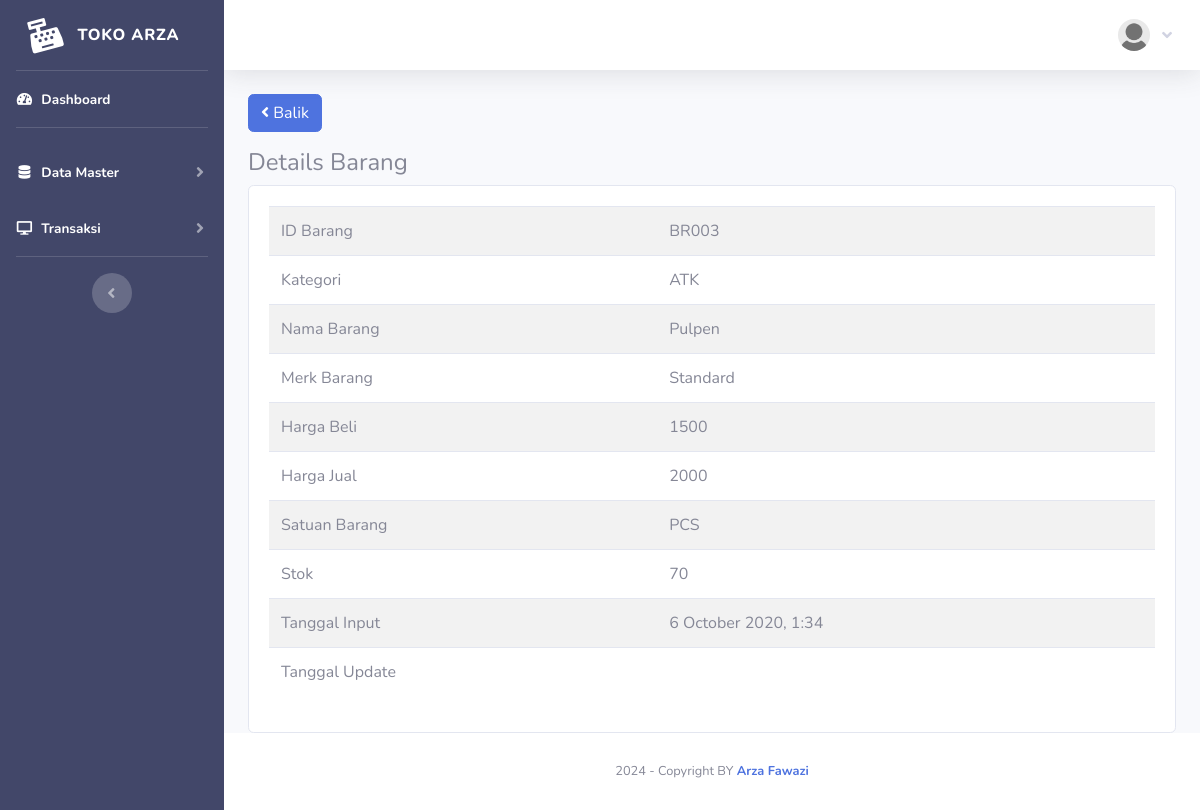
The app's page /index.php?page=barang/details&barang=BR003 (signed in) with its own data.
### tables this page shows
CREATE TABLE `member` (
  `id_member` int(11) NOT NULL,
  `nm_member` varchar(255) NOT NULL,
  `alamat_member` text NOT NULL,
  `telepon` varchar(255) NOT NULL,
  `email` varchar(255) NOT NULL,
  `gambar` text NOT NULL,
  `NIK` text NOT NULL
);

CREATE TABLE `barang` (
  `id` int(11) NOT NULL,
  `id_barang` varchar(255) NOT NULL,
  `id_kategori` int(11) NOT NULL,
  `nama_barang` text NOT NULL,
  `merk` varchar(255) NOT NULL,
  `harga_beli` varchar(255) NOT NULL,
  `harga_jual` varchar(255) NOT NULL,
  `satuan_barang` varchar(255) NOT NULL,
  `stok` text NOT NULL,
  `tgl_input` varchar(255) NOT NULL,
  `tgl_update` varchar(255) DEFAULT NULL
);

CREATE TABLE `kategori` (
  `id_kategori` int(11) NOT NULL,
  `nama_kategori` varchar(255) NOT NULL,
  `tgl_input` varchar(255) NOT NULL
);

### fungsi/view/view.php (called while the page is built, shortened)
<?php
class view
{
    protected $db;
    public function __construct($db)
    {
        $this->db = $db;
    }
    public function member_edit($id)
    {
        $sql = "select member.*, login.*
                from member inner join login on member.id_member = login.id_member
                where member.id_member= ?";
        $row = $this-> db -> prepare($sql);
        $row -> execute(array($id));
        $hasil = $row -> fetch();
        return $hasil;
    }
    public function barang_edit($id)
    {
        $sql = "select barang.*, kategori.id_kategori, kategori.nama_kategori
                from barang inner join kategori on barang.id_kategori = kategori.id_kategori
                where id_barang=?";
        $row = $this-> db -> prepare($sql);
        $row -> execute(array($id));
        $hasil = $row -> fetch();
        return $hasil;
    }
}

### admin/module/barang/details/index.php (the view, shortened to what this page needs)
<?php
	$id = $_GET['barang'];
	$hasil = $lihat -> barang_edit($id);
?>
<a href="index.php?page=barang" class="btn btn-primary mb-3"><i class="fa fa-angle-left"></i> Balik </a>
<h4>Details Barang</h4>
<div class="card card-body">
	<div class="table-responsive">
		<table class="table table-striped">
			<tr>
				<td>ID Barang</td>
				<td><?php echo $hasil['id_barang'];?></td>
			</tr>
			<tr>
				<td>Kategori</td>
				<td><?php echo $hasil['nama_kategori'];?></td>
			</tr>
			<tr>
				<td>Nama Barang</td>
				<td><?php echo $hasil['nama_barang'];?></td>
			</tr>
			<tr>
				<td>Merk Barang</td>
				<td><?php echo $hasil['merk'];?></td>
			</tr>
			<tr>
				<td>Harga Beli</td>
				<td><?php echo $hasil['harga_beli'];?></td>
			</tr>
			<tr>
				<td>Harga Jual</td>
				<td><?php echo $hasil['harga_jual'];?></td>
			</tr>
			<tr>
				<td>Satuan Barang</td>
				<td><?php echo $hasil['satuan_barang'];?></td>
			</tr>
			<tr>
				<td>Stok</td>
				<td><?php echo $hasil['stok'];?></td>
			</tr>
			<tr>
				<td>Tanggal Input</td>
				<td><?php echo $hasil['tgl_input'];?></td>
			</tr>
			<tr>
				<td>Tanggal Update</td>
				<td><?php echo $hasil['tgl_update'];?></td>
			</tr>
		</table>
	</div>
</div>

### admin/template/sidebar.php (shortened to what this page needs)
<?php
    $id = $_SESSION['admin']['id_member'];
    $hasil_profil = $lihat -> member_edit($id);
?>
<ul class="navbar-nav  sidebar sidebar-dark accordion" style="background-color: #424769;" id="accordionSidebar">
    <a class="sidebar-brand d-flex align-items-center justify-content-center" href="index.php">
        <div class="sidebar-brand-icon rotate-n-15">
            <i class="fas fa-cash-register"></i>
        </div>
        <div class="sidebar-brand-text mx-3">Toko Arza<sup></sup></div>
    </a>
    <hr class="sidebar-divider my-0">
    <li class="nav-item active">
        <a class="nav-link" href="index.php">
            <i class="fas fa-fw fa-tachometer-alt"></i>
            <span>Dashboard</span></a>
    </li>
    <hr class="sidebar-divider">
    <li class="nav-item active">
        <a class="nav-link collapsed" href="#" data-toggle="collapse" data-target="#collapseTwo" aria-expanded="true"
            aria-controls="collapseTwo">
            <i class="fas fa-fw fa-database"></i>
            <span>Data Master</span>
        </a>
    </li>
    <li class="nav-item active">
        <a class="nav-link collapsed" href="#" data-toggle="collapse" data-target="#collapse3" aria-expanded="true"
            aria-controls="collapse3">
            <i class="fas fa-fw fa-desktop"></i>
            <span>Transaksi</span>
        </a>
    </li>
    <hr class="sidebar-divider">
    <div class="text-center d-none d-md-inline">
        <button class="rounded-circle border-0" id="sidebarToggle"></button>
    </div>
</ul>
<div id="content-wrapper" class="d-flex flex-column">
    <div id="content">
        <nav class="navbar navbar-expand navbar-light bg-white topbar mb-4 static-top shadow">
            <ul class="navbar-nav ml-auto">
                <li class="nav-item dropdown no-arrow">
                    <a class="nav-link dropdown-toggle" href="#" id="userDropdown" role="button" data-toggle="dropdown"
                        aria-haspopup="true" aria-expanded="false">
                        <img class="img-profile rounded-circle"
                            src="assets/img/user/<?php echo $hasil_profil['gambar'];?>">&nbsp; &nbsp;
                        <i class="fas fa-angle-down"></i>
                    </a>
                </li>
            </ul>
        </nav>
        <div class="container-fluid">

### records on screen
barang: id_barang "BR003", id_kategori.nama_kategori "ATK", nama_barang "Pulpen", merk "Standard", harga_beli "1500", harga_jual "2000", satuan_barang "PCS", stok "70", tgl_input "6 October 2020, 1:34"
